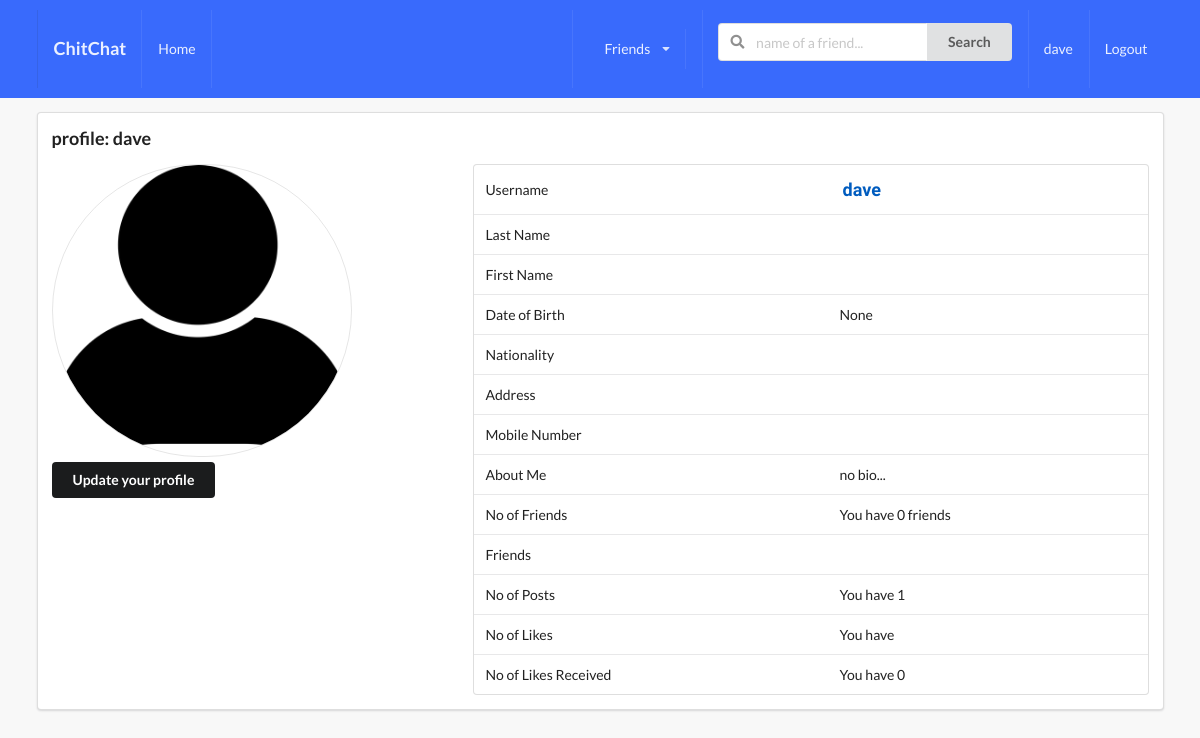
Screenshot of /profiles/myprofile/ (signed in) with the database file from the repository.
### profiles/models.py (models this page shows, shortened)
class Profile(models.Model):
    first_name = models.CharField(max_length=200, blank=True)
    last_name = models.CharField(max_length=200, blank=True)
    user = models.OneToOneField(User, on_delete=models.CASCADE)
    bio = models.TextField(default="no bio...", max_length=300, verbose_name='bio')
    DOB = models.DateField(verbose_name='Date of Birth', blank=True, null=True)
    email = models.EmailField(max_length=200, blank=True, verbose_name='email')
    address = models.CharField(max_length=300, blank=True, verbose_name='address')
    phone_number = models.CharField(max_length=15, blank=True, verbose_name='phone number')
    country = models.CharField(max_length=200, blank=True)
    avatar = CloudinaryField('avatar', blank=True,)
    friends = models.ManyToManyField(User, blank=True, related_name='friends')
    slug = models.SlugField(unique=True, blank=True)
    updated = models.DateTimeField(auto_now=True)
    created = models.DateTimeField(auto_now_add=True)
    objects = ProfileManager()
    def get_friends(self):
        return self.friends.all()
    def get_friends_number(self):
        return self.friends.all().count()
    def get_posts_no(self):
        return self.posts.all().count()
    def get_likes_received(self):
        posts = self.posts.all()
        total_liked = 0
        for item in posts:
            total_liked += item.liked.all().count()
        return total_liked
    __initial_first_name = None
    __initial_last_name = None
    def __init__(self, *args, **kwargs):
        super().__init__(*args, **kwargs)
        self.__initial_first_name = self.first_name
        self.__initial_last_name = self.last_name

### posts/models.py (models this page shows, shortened)
class Post(models.Model):
    content = models.TextField()
    image = CloudinaryField('image', blank=True)
    liked = models.ManyToManyField(Profile, blank=True, related_name='likes')
    updated = models.DateTimeField(auto_now=True)
    created = models.DateTimeField(auto_now_add=True)
    author = models.ForeignKey(Profile, on_delete=models.CASCADE, related_name='posts')
    class Meta:
        ordering = ('-created',)

### profiles/views.py (the view)
# urls.py: path('myprofile/', my_profile_view, name='my_profile_view'),
@login_required(login_url="/login/")
def my_profile_view(request):
    profile = Profile.objects.get(user=request.user)
    form = ProfileModelForm(request.POST or None, request.FILES or None, instance=profile)
    confirm = False
    if request.method == 'POST':
        if form.is_valid():
            form.save()
            confirm = True
    context = {
        'profile': profile,
        'form': form,
        'confirm': confirm,
    }
    return render(request, 'profile/myprofile.html', context)

### profiles/forms.py
class ProfileModelForm(forms.ModelForm):
    class Meta:
        model = Profile
        fields = ('first_name', 'last_name', 'bio', 'address', 'phone_number', 'DOB', 'avatar')

### templates/profile/myprofile.html (shortened to what this page needs)
{% extends 'base.html'%} {% block title %} My Profile {% endblock title%} {% block content%}
<div class="ui segment">
    <h3>profile: {{request.user}}</h3>
    <div class="ui grid">
        <div class="row">
            <div class="six wide column">
                {% if profile.avatar %}
                <img class="ui medium bordered circular image " src="{{profile.avatar.url}}" />
                {% else %}
                <img class="ui medium bordered circular image " src="../../../static_cdn/media_root/avatar.png" />
                {% endif %}
                <div id="mt-5" style="margin-top: 10px">
                    <button class="ui secondary button" id="modal-btn">Update your profile</button>
                </div>
            </div>
            <div class="ten wide column">
                <table class="ui table">
                    <tbody>
                        <tr>
                            <td>Username</td>
                            <td class="profile-detail" style="">{{profile.user}}</td>
                        </tr>
                        <tr>
                            <td>Last Name</td>
                            <td>{{profile.last_name}}</td>
                        </tr>
                        <tr>
                            <td>First Name</td>
                            <td>{{profile.first_name}}</td>
                        </tr>
                        <tr>
                            <td>Date of Birth</td>
                            <td>{{profile.DOB}}</td>
                        </tr>
                        <tr>
                            <td>Nationality</td>
                            <td>{{profile.country}}</td>
                        </tr>
                        <tr>
                            <td>Address</td>
                            <td>{{profile.address}}</td>
                        </tr>
                        <tr>
                            <td>Mobile Number</td>
                            <td>{{profile.phone_number}}</td>
                        </tr>
                        <tr>
                            <td>About Me</td>
                            <td>{{profile.bio}}</td>
                        </tr>
                        <tr>
                            <td>No of Friends</td>
                            <td>You have {{profile.get_friends_number}} friends</td>
                        </tr>
                        <tr>
                            <td>Friends</td>
                            <td>
                            </td>
                        </tr>
                        <tr>
                            <td>No of Posts</td>
                            <td>You have {{profile.get_posts_no}}</td>
                        </tr>
                        <tr>
                            <td>No of Likes</td>
                            <td>You have {{profile.get_likes_give}}</td>
                        </tr>
                        <tr>
                            <td>No of Likes Received</td>
                            <td>You have {{profile.get_likes_received}}</td>
                        </tr>
                    </tbody>
                </table>
            </div>
        </div>
    </div>
</div>
{% endblock content%}

### templates/profile/navbar.html (shortened to what this page needs)
<div class="ui inverted menu nav mb-7">
  <div class="ui container">
    <a href="{% url 'posts:main_post_view' %}" class="item">
        <h3>ChitChat</h3>
    </a>
    {% if request.user.is_authenticated %}
    <a href="{% url 'posts:main_post_view' %}" class="item">
        Home
    </a>
    {% endif %}
    <div class="right menu">
        {% if request.user.is_authenticated %}
        <div class="item">
            <div class="ui simple dropdown item teal"> Friends
                <i class="dropdown icon"></i>
             </div>
        </div>
             <div class="item">
              <form action="" method="GET">
                <div class="ui action left icon input">
                <input class="prompt" type="text" name='q' placeholder="name of a friend...">
                <button type='submit' class="ui button">Search</button>
                </div>
            </form>
            </div>
            <a href="{% url 'profiles:my_profile_view' %}" class="item">
                 {{ request.user }}
            </a>
            <a href="{% url 'logout' %}" class="ui item">
                Logout
            </a>
        {% else %}
        <a href="{% url 'login' %}" class="ui item">
                Login
            </a>
        {% endif %}
    </div>
  </div>
</div>

### static_project/style.css (style rules this page uses)
body { background-color: #f8f8f8 !important; }
.nav { border-radius:0px !important; padding: 10px 0 ; background-color: #396afc !important; }
#mt-5 { margin-top: 5px !important; }
.mb-7 { margin-bottom: 7px !important ; }
.profile-detail { font-family: "Raleway", sans-serif; font-size: 18px !important; font-weight: bold !important; color: #005cbf; }

### rows the page displays
Profile: user "dave", DOB "None", bio "no bio...", get_friends_number "0", get_posts_no "1", get_likes_received "0"

### other values shown
{{ request.user }} "dave"
